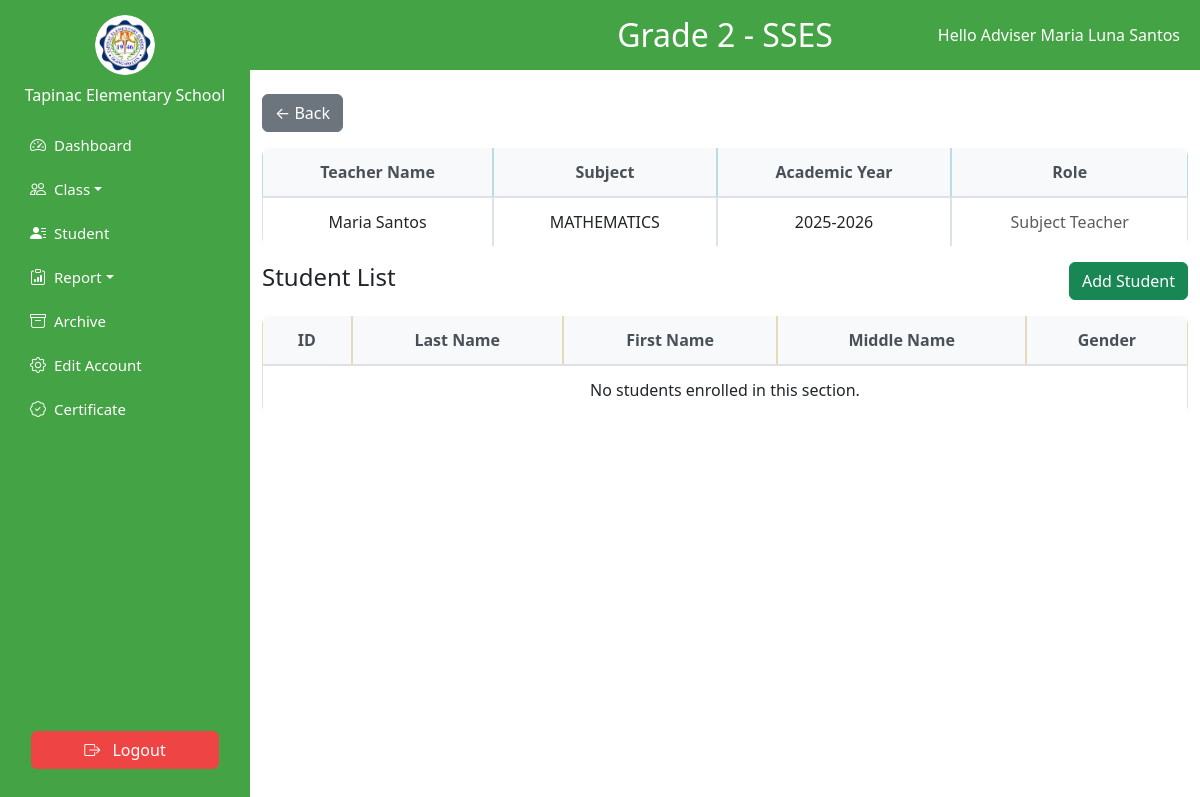
Page /views/adviser/section_page.php?section_id=5 (signed in) on the committed database.
### tables this page shows
CREATE TABLE `sections` (
  `id` int(11) NOT NULL,
  `grade_level_id` int(11) NOT NULL,
  `section_name` varchar(50) NOT NULL,
  `teacher_id` int(11) DEFAULT NULL
);

CREATE TABLE `grade_levels` (
  `id` int(11) NOT NULL,
  `grade_name` varchar(50) DEFAULT NULL
);

CREATE TABLE `subject_assignments` (
  `id` int(11) NOT NULL,
  `teacher_id` int(11) NOT NULL,
  `subject_id` int(11) NOT NULL,
  `grade_level_id` int(11) NOT NULL,
  `section_id` int(11) NOT NULL,
  `academic_year_id` int(11) NOT NULL
);

CREATE TABLE `teachers` (
  `id` int(11) NOT NULL,
  `fname` varchar(100) NOT NULL,
  `mname` varchar(100) DEFAULT NULL,
  `lname` varchar(100) NOT NULL,
  `email` varchar(255) NOT NULL,
  `created_at` datetime DEFAULT current_timestamp(),
  `updated_at` datetime DEFAULT current_timestamp() ON UPDATE current_timestamp()
);

CREATE TABLE `subjects` (
  `id` int(11) NOT NULL,
  `subject_name` varchar(100) DEFAULT NULL,
  `grade_level_id` int(11) NOT NULL
);

### views/adviser/section_page.php (the view, shortened to what this page needs)
<?php
include '../../database/db_connection.php';
$role = $_SESSION['role'];
$full_name = $_SESSION['full_name'] ?? '';
$role_label = ucfirst($role);
$header_color = ($role === 'masterteacher') ? '#1a1a1a' : '#44A344';
$section_id = null;
$grade = null;
$section_name = null;
$grade_name = null;
$adviser_id = null;
if (isset($_GET['section_id']) && is_numeric($_GET['section_id'])) {
    $section_id = (int) $_GET['section_id'];
    $stmt = $conn->prepare("
        SELECT s.id, s.section_name, s.grade_level_id, s.teacher_id, g.grade_name
        FROM sections s
        INNER JOIN grade_levels g ON s.grade_level_id = g.id
        WHERE s.id = ?
        LIMIT 1
    ");
    $stmt->bind_param("i", $section_id);
    $stmt->execute();
    $res = $stmt->get_result();
    if ($row = $res->fetch_assoc()) {
        $grade = (int)$row['grade_level_id'];
        $section_name = $row['section_name'];
        $grade_name = $row['grade_name'];
        $adviser_id = $row['teacher_id'];
    } else {
        $stmt->close();
        die("Section not found.");
    }
}
$subject_assignments = [];
$sa_check = $conn->query("SHOW TABLES LIKE 'subject_assignments'");
if ($sa_check && $sa_check->num_rows > 0) {
    $stmt = $conn->prepare("
        SELECT sa.teacher_id, t.fname, t.lname, sub.subject_name,
               CONCAT(IFNULL(ay.year_start,''), '-', IFNULL(ay.year_end,'')) AS academic_year
        FROM subject_assignments sa
        INNER JOIN teachers t ON sa.teacher_id = t.id
        INNER JOIN subjects sub ON sa.subject_id = sub.id
        LEFT JOIN academic_years ay ON sa.academic_year_id = ay.id
        WHERE sa.grade_level_id = ? AND sa.section_id = ?
        ORDER BY sub.subject_name, t.lname
    ");
    if ($stmt) {
        $stmt->bind_param("ii", $grade, $section_id);
        $stmt->execute();
        $res = $stmt->get_result();
        while ($r = $res->fetch_assoc()) {
            $subject_assignments[] = $r;
        }
    }
}
$students = [];
?>
<!DOCTYPE html>
<html lang="en">
<head>
  <link rel="stylesheet" href="../../assets/css/sidebar.css" />
  <link rel="stylesheet" href="../../assets/css/all_role_style/style.css" />
  <link href="https://cdn.jsdelivr.net/npm/bootstrap@5.3.0/dist/css/bootstrap.min.css" rel="stylesheet" />
  <link rel="stylesheet" href="https://cdn.jsdelivr.net/npm/bootstrap-icons@1.10.5/font/bootstrap-icons.css" />
</head>
<body>
<div class="main-content">
  <div style="
      position: sticky;
      top: 0;
      z-index: 999;
      background-color: <?= htmlspecialchars($header_color) ?>;
      color: white;
      padding: 20px;
      display: flex;
      justify-content: center;
      align-items: center;
      min-height: 70px;
  ">
    <h2 class="m-0" style="position: absolute; left: 50%; transform: translateX(-50%);">
      <?= htmlspecialchars(($grade_name ?? "Grade {$grade}") . ' - ' . ($section_name ?? 'Section')) ?>
    </h2>
    <?php if (!empty($full_name)): ?>
        <span style="position: absolute; right: 20px;">
            Hello <?= htmlspecialchars($role_label . ' ' . $full_name) ?>
        </span>
    <?php endif; ?>
  </div>
  <div class="container mt-4">
    <a href="teacher_listpage.php" class="btn btn-secondary mb-3">← Back</a>
    <table class="table table-bordered text-center">
      <thead class="table-info">
        <tr>
          <th>Teacher Name</th>
          <th>Subject</th>
          <th>Academic Year</th>
          <th>Role</th>
        </tr>
      </thead>
      <tbody>
        <?php if (!empty($subject_assignments)): ?>
          <?php foreach ($subject_assignments as $row): ?>
            <tr>
              <td><?= htmlspecialchars(trim($row['fname'] . ' ' . $row['lname'])) ?></td>
              <td><?= htmlspecialchars($row['subject_name']) ?></td>
              <td><?= htmlspecialchars($row['academic_year']) ?></td>
              <td>
                <?php if ($adviser_id !== null && (int)$row['teacher_id'] === (int)$adviser_id): ?>
                  <span class="text-success fw-bold">Adviser</span>
                <?php else: ?>
                  <span class="text-muted">Subject Teacher</span>
                <?php endif; ?>
              </td>
            </tr>
          <?php endforeach; ?>
        <?php else: ?>
          <tr><td colspan="4">No subject assignment data found for this section.</td></tr>
        <?php endif; ?>
      </tbody>
    </table>
    <div class="d-flex justify-content-between align-items-center mb-3">
      <h4>Student List</h4>
      <button class="btn btn-success" data-bs-toggle="modal" data-bs-target="#addModal">
        Add Student
      </button>
    </div>
    <table class="table table-bordered text-center">
      <thead class="table-warning">
        <tr>
          <th>ID</th>
          <th>Last Name</th>
          <th>First Name</th>
          <th>Middle Name</th>
          <th>Gender</th>
        </tr>
      </thead>
      <tbody>
        <?php if (!empty($students)): ?>
          <?php foreach ($students as $stud): ?>
            <tr>
              <td><?= htmlspecialchars($stud['id']) ?></td>
              <td><?= htmlspecialchars($stud['lname']) ?></td>
              <td><?= htmlspecialchars($stud['fname']) ?></td>
              <td><?= htmlspecialchars($stud['mname']) ?></td>
              <td><?= htmlspecialchars($stud['gender']) ?></td>
            </tr>
          <?php endforeach; ?>
        <?php else: ?>
          <tr><td colspan="5">No students enrolled in this section.</td></tr>
        <?php endif; ?>
      </tbody>
    </table>
  </div>
</div>
</body>
</html>

### assets/css/sidebar.css (style rules this page uses)
.main-content { margin-left: 250px; padding: 20px; }

### assets/css/all_role_style/style.css (style rules this page uses)
body { background-color: #f0f2f5; }
.main-content { margin-left: 250px; flex: 1; padding: 0; }
.table { border-radius: 8px; overflow: hidden; border-collapse: separate; border-spacing: 0; }
.table thead th { background-color: #f8f9fa; color: #495057; font-weight: 600; border-bottom: 1px solid #dee2e6; padding: 12px 15px; }
.table tbody tr { background-color: #fff; }
.table tbody td { padding: 12px 15px; vertical-align: middle; border-top: 1px solid #dee2e6; }

### rows in the picture
sections: grade_level+section_name "Grade 2 - SSES"
subject_assignments: teacher.lname "Maria Santos", subject.subject_name "MATHEMATICS", academic_year "2025-2026"

### other values in the picture
$role_label . ' ' . $full_name "Adviser Maria Luna Santos"
